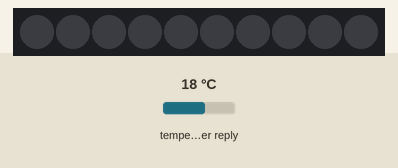
Bench run of a sketch on a simulated ESP32. On the bench: 10 RGB LEDs in strip order, left to right. Inputs (shaded band) come from the test bench; at power-on: temperature in the weather reply 18 °C. WiFi joins after 1.5 s; servers stay silent unless stated; web services answer with replies made up by the test bench; what the sketch prints to the serial monitor is not drawn.

Above: at 2.7 s.
2.8 s: temperature in the weather reply set to -14 °C
At 4.3 s:
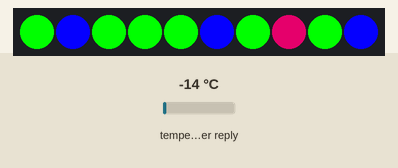
Timing chart, 0 to 5.8 s (numbered marks = the images above; inputs shaded):
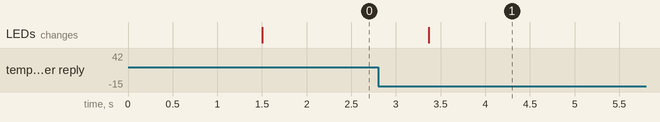

The sketch:

cityWeather3.ino
```cpp
// Include all of my libraries
#include <WiFi.h>
#include <HTTPClient.h>
#include <ArduinoJson.h>
#include <Adafruit_NeoPixel.h>

#define PIN 5        // GPIO pin connected to DIN 5
#define NUMPIXELS 10  // Number of NeoPixels

// Network details
const char* ssid = "EngineeringSubNet";
const char* password = "########";

int temp_f;
float avgTemp;

// OpenWeatherMap API key
const String api_key = "#############################";
Adafruit_NeoPixel pixels(NUMPIXELS, PIN, NEO_GRB + NEO_KHZ800);


void setup() {
  Serial.begin(115200);

  // Connect to Wi-Fi
  WiFi.mode(WIFI_STA);
  WiFi.begin(ssid, password);
  Serial.print("Connecting to WiFi");
  while (WiFi.status() != WL_CONNECTED) {
    delay(500);
    Serial.print(".");
  }
  Serial.println("\nConnected to WiFi!");
  Serial.print("IP Address: ");
  Serial.println(WiFi.localIP());

  pixels.begin();

  // Clear whatever might have been on the pixels before
  pixels.clear();
  pixels.show();

  // Get the weather for all of the cities on my map
  float temp_wor = getWeather("Worcester,MA,US");
  float temp_nan = getWeather("Nantucket,MA,US");
  float temp_ply = getWeather("Plymouth,MA,US");
  float temp_slm = getWeather("Salem,MA,US");
  float temp_sgf = getWeather("Springfield,MA,US");
  float temp_tau = getWeather("Taunton,MA,US");
  float temp_pit = getWeather("Pittsfield,MA,US");
  float temp_bos = getWeather("Boston,MA,US");
  float temp_bns = getWeather("Barnstable,MA,US");

  // Find the average temperature of all of my cities
  avgTemp = (temp_wor + temp_nan + temp_ply + temp_slm + temp_sgf + temp_tau + temp_pit + temp_bos + temp_bns) / 9;

  Serial.println("");
  Serial.print("Avg Temp = ");
  Serial.println(avgTemp);

  float currentDiff = avgTemp - 50;
  int currentTemp = (int)round(currentDiff * 6.5);
  currentTemp = constrain(currentTemp, -255, 255);

  if (currentTemp >= 0) {
    pixels.setPixelColor(7, pixels.Color(255 - currentTemp, 255, 0));
  } else {
    currentTemp = constrain(currentTemp, -205, 0);
    pixels.setPixelColor(7, pixels.Color(abs(205 + currentTemp), 0, (50 - (currentTemp))));
  }

  Serial.println("");
  Serial.print("Current Temp = ");
  Serial.println(currentTemp);

  // Run the function to update all of the LEDs
  showLED(temp_nan, avgTemp, 0, "Nantucket,MA,US");
  showLED(temp_bns, avgTemp, 1, "Barnstable,MA,US");
  showLED(temp_ply, avgTemp, 2, "Plymouth,MA,US");
  showLED(temp_tau, avgTemp, 3, "Taunton,MA,US");
  showLED(temp_slm, avgTemp, 4, "Salem,MA,US");
  showLED(temp_bos, avgTemp, 5, "Boston,MA,US");
  showLED(temp_wor, avgTemp, 6, "Worcester,MA,US");

  showLED(temp_sgf, avgTemp, 8, "Springfield,MA,US");
  showLED(temp_pit, avgTemp, 9, "Pittsfield,MA,US");

  pixels.show();


  // Add a 15 minute delay
  delay(15 * 60 * 1000);
  ESP.restart();  //restart the ESP to avoid wifi outages and replay the code
}


float getWeather(const String& city_name) {
  if (WiFi.status() == WL_CONNECTED) {
    HTTPClient http;
    String weatherUrl = "http://api.openweathermap.org/data/2.5/weather?q=" + city_name + "&appid=" + api_key + "&units=imperial";

    Serial.printf("\nFetching weather for %s...\n", city_name.c_str());
    http.begin(weatherUrl);
    int httpResponseCode = http.GET();

    if (httpResponseCode > 0) {
      String payload = http.getString();

      StaticJsonDocument<512> doc;
      DeserializationError error = deserializeJson(doc, payload);

      if (error) {
        Serial.print("deserializeJson() failed: ");
        Serial.println(error.c_str());
        http.end();
        return NAN;
      } else {
        float temp_f = doc["main"]["temp"];
        Serial.printf("%s Temperature: %.1f°F\n", city_name.c_str(), temp_f);
        http.end();
        return temp_f;
      }
    } else {
      Serial.printf("[HTTP] GET failed for %s, error: %s\n", city_name.c_str(), http.errorToString(httpResponseCode).c_str());
      http.end();
      return NAN;
    }
  } else {
    Serial.println("WiFi Disconnected");
    return NAN;
  }
}

// The function to make an LED light up with the correct color based on the temperature
void showLED(float cityTemp, float avgTemp, int pixelIndex, const char* cityName) {
  float diff = cityTemp - avgTemp;
  int calcTemp = (int)round(diff * 64);
  calcTemp = constrain(calcTemp, -255, 255);
  Serial.printf("%s LED → calcTemp=%d\n", cityName, calcTemp);

  if (cityTemp >= avgTemp) {
    pixels.setPixelColor(pixelIndex, pixels.Color(255 - calcTemp, 255, 0));
  } else {
    calcTemp = constrain(calcTemp, -205, 0);
    pixels.setPixelColor(pixelIndex, pixels.Color(abs(200 + calcTemp), 0, (50 - (calcTemp))));
  }
}

void loop() {
}
```

Measured:
- after the input at 2.8 s, the LEDs: change after 0.57 s (image 1)
